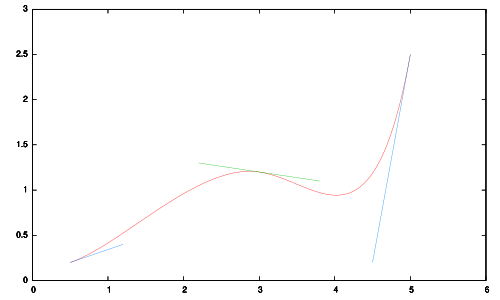

The script that drew this image:
set terminal pdf
set xrange [0:6]
set yrange [0:3]
set parametric
B1(x) = x**3
B2(x) = 3*x**2*(1-x)
B3(x) = 3*x*(1-x)**2
B4(x) = (1-x)**3
P1x = .5  ; P1y = .2
P2x = 1.2 ; P2y = .4
P3x = 2.2 ; P3y = 1.3
P4x =   3 ; P4y = 1.2
P5x = 2*P4x-P3x
P5y = 2*P4y-P3y
P6x = 4.5 ; P6y = .2
P7x = 5   ; P7y = 2.5
set multiplot
plot [t=0:1] \
  P1x*B1(t)+P2x*B2(t)+P3x*B3(t)+P4x*B4(t), \
  P1y*B1(t)+P2y*B2(t)+P3y*B3(t)+P4y*B4(t) \
  title ""
plot [t=0:1] \
  P4x*B1(t)+P5x*B2(t)+P6x*B3(t)+P7x*B4(t), \
  P4y*B1(t)+P5y*B2(t)+P6y*B3(t)+P7y*B4(t) \
  title ""
plot [t=-1:1] \
  P4x+t*(P5x-P4x),P4y+t*(P5y-P4y) \
  title "" with lines 2
plot [t=0:1] \
  P1x+t*(P2x-P1x),P1y+t*(P2y-P1y) \
  title "" with lines 3
plot [t=0:1] \
  P7x+t*(P6x-P7x),P7y+t*(P6y-P7y) \
  title "" with lines 3
